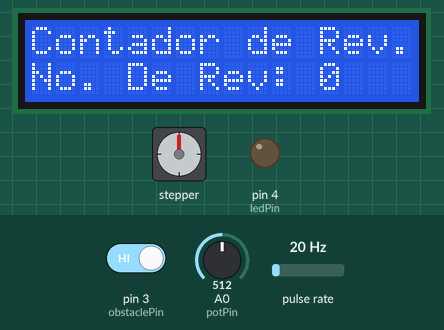
Recording of a sketch running on a simulated Arduino Uno, built with avr-gcc and run on an emulated ATmega328P. Parts: stepper motor, 16×2 character LCD, output pins drawn as LEDs (lit = HIGH). Wiring (inferred from the names in the program): pulse sensor: data pin 2; stepper motor (200 steps per turn assumed): coils pin 9, pin 10, pin 11, pin 12. Inputs (shaded band) come from the test bench; at power-on: pin 3 (obstaclePin) HIGH, pulse rate 20 Hz, A0 (potPin) = 512. Pins used as bus, display or sensor lines are not drawn.

Above: at 1.2 s.
1.3 s: pin 3 (obstaclePin) driven LOW
At 1.81 s:
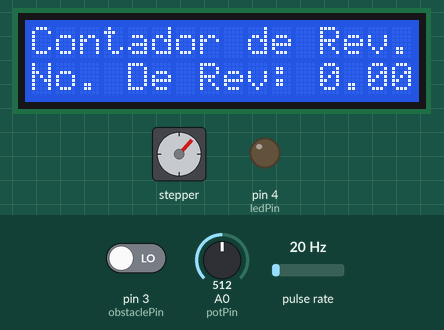
At 2.42 s:
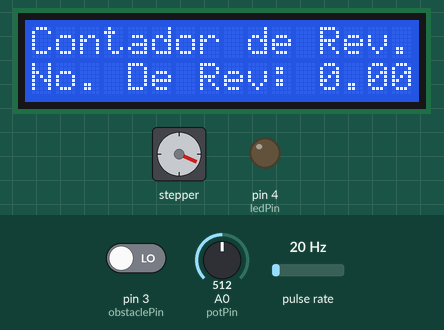
4.0 s: pulse rate (sensor on pin 2) set to 4 Hz
At 5.13 s:
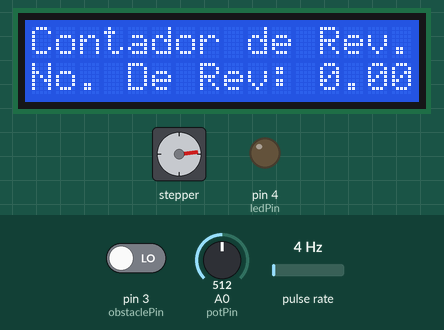
7.0 s: pulse rate (sensor on pin 2) set to 50 Hz
At 7.29 s:
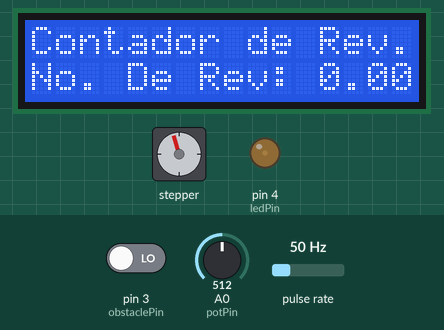
9.5 s: A0 (potPin) set to 716
11.9 s: A0 (potPin) set to 900
14.4 s: pulse rate (sensor on pin 2) set to 150 Hz
Timing chart, 0 to 28.6 s (numbered marks = the images above; inputs shaded):
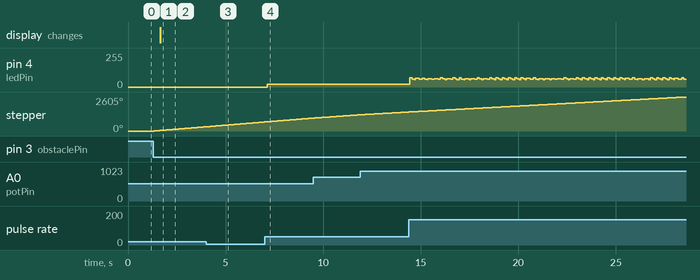

The sketch:

parte_2_1.ino
```cpp
//practica 1 del tercer bimestre//
/*
   Fundacion Kinal
   Centro educativo tecnico laboral Kinal
   Quinto perito
   Quinto electronica
   Codigo Tecnico: EB5AM / EB5AV
   Curso: Taller de electronica digital y reparacion de computadoras I
   Proyecto: MOTORES ELECTRICOS, SENSOR ULTRASONICO, NEOPIXEL, ADC Y
   SENSORES DIGITALES
   Dev: Damasco Oxcal Vasquez
   Fecha: 12 DE JULIO 2024
*/

#include <LiquidCrystal_I2C.h>

// Configuración del LCD
LiquidCrystal_I2C lcd(0x27, 16, 2); // Dirección I2C del LCD

// Definición de pines del motor stepper
#define IN1  9
#define IN2  10
#define IN3  11
#define IN4  12

// Secuencia de pasos para el motor stepper
int paso[8][4] = {
  {1, 0, 0, 0},
  {1, 1, 0, 0},
  {0, 1, 0, 0},
  {0, 1, 1, 0},
  {0, 0, 1, 0},
  {0, 0, 1, 1},
  {0, 0, 0, 1},
  {1, 0, 0, 1}
};

// Configuración del sensor de efecto Hall y del sensor de posición
const int hallPin = 2; // Pin del sensor de efecto Hall
const int obstaclePin = 3; // Pin del sensor de posición
const int ledPin = 4; // Pin del LED

volatile int revolutionCount = 0; // Contador de revoluciones
unsigned long lastUpdateTime = 0; // Tiempo del último cálculo de RPM
const unsigned long updateInterval = 60000; // Intervalo de actualización (1 minuto en milisegundos)
float rpm = 0; // Revoluciones por minuto

// Pin del potenciómetro
const int potPin = A0;

// Declaración de funciones
void setupMotor();
void stepMotor(int delayTime);
int readPotentiometer();
void measureRevolutions();
void displayRevolutions();
void countRevolutions();

void setup() {
  // Configuración de los pines del motor
  pinMode(IN1, OUTPUT);
  pinMode(IN2, OUTPUT);
  pinMode(IN3, OUTPUT);
  pinMode(IN4, OUTPUT);

  // Configuración de los sensores
  pinMode(hallPin, INPUT);
  pinMode(obstaclePin, INPUT);
  pinMode(ledPin, OUTPUT); // Configurar el pin del LED como salida
  attachInterrupt(digitalPinToInterrupt(hallPin), countRevolutions, RISING);

  // Inicializar LCD
  lcd.init();
  lcd.backlight();
  lcd.setCursor(0, 0);
  lcd.print("Contador de Rev.");

  // Inicializar el motor
  setupMotor();
}

void loop() {
  if (digitalRead(obstaclePin) == LOW) { // Verificar si el sensor de posición detecta algo
    int delayTime = readPotentiometer(); // Leer el valor del potenciómetro y ajustar el delay
    stepMotor(delayTime); // Mover el motor según el delay calculado

    // Calcular y mostrar RPM
    measureRevolutions();
    displayRevolutions();
  } else {
    lcd.setCursor(0, 1);
    lcd.print("No. De Rev: 0   "); // Limpiar la segunda línea cuando el sensor de posición no detecte
  }
}

void setupMotor() {
  // Inicializar los pines del motor stepper
  digitalWrite(IN1, LOW);
  digitalWrite(IN2, LOW);
  digitalWrite(IN3, LOW);
  digitalWrite(IN4, LOW);
}

void stepMotor(int delayTime) {
  for (int i = 0; i < 8; i++) {
    digitalWrite(IN1, paso[i][0]);
    digitalWrite(IN2, paso[i][1]);
    digitalWrite(IN3, paso[i][2]);
    digitalWrite(IN4, paso[i][3]);
    delay(delayTime); // Controla la velocidad del motor con el delay
  }
}

int readPotentiometer() {
  int potValue = analogRead(potPin); // Leer el valor del potenciómetro
  return map(potValue, 0, 1023, 0, 10); // Mapear el valor del potenciómetro a un rango de delay (10-200 ms)
}

void measureRevolutions() {
  unsigned long currentTime = millis();
  if (currentTime - lastUpdateTime >= updateInterval) { // Cada minuto
    rpm = (revolutionCount * (60000.0 / updateInterval)); // Convertir a RPM
    revolutionCount = 0; // Resetear el contador de revoluciones
    lastUpdateTime = currentTime; // Actualizar el tiempo de la última actualización
  }
}

void displayRevolutions() {
  lcd.setCursor(0, 1);
  lcd.print("No. De Rev: ");
  lcd.print(rpm, 2); // Mostrar RPM con dos decimales
  lcd.print("   "); // Limpiar el resto de la línea
}

void countRevolutions() {
  revolutionCount++;
  digitalWrite(ledPin, HIGH); // Encender el LED
  delay(10); // Mantener el LED encendido por un corto tiempo (10 ms)
  digitalWrite(ledPin, LOW); // Apagar el LED
}
```

Measured:
- after the input at 1.3 s, stepper: keeps turning clockwise at about 123°/s, starting after 0.05 s; the display: changes after 0.35 s (image 1)
- after the input at 7.0 s, pin 4 (ledPin): 0/255 → 22/255 after 0.13 s
